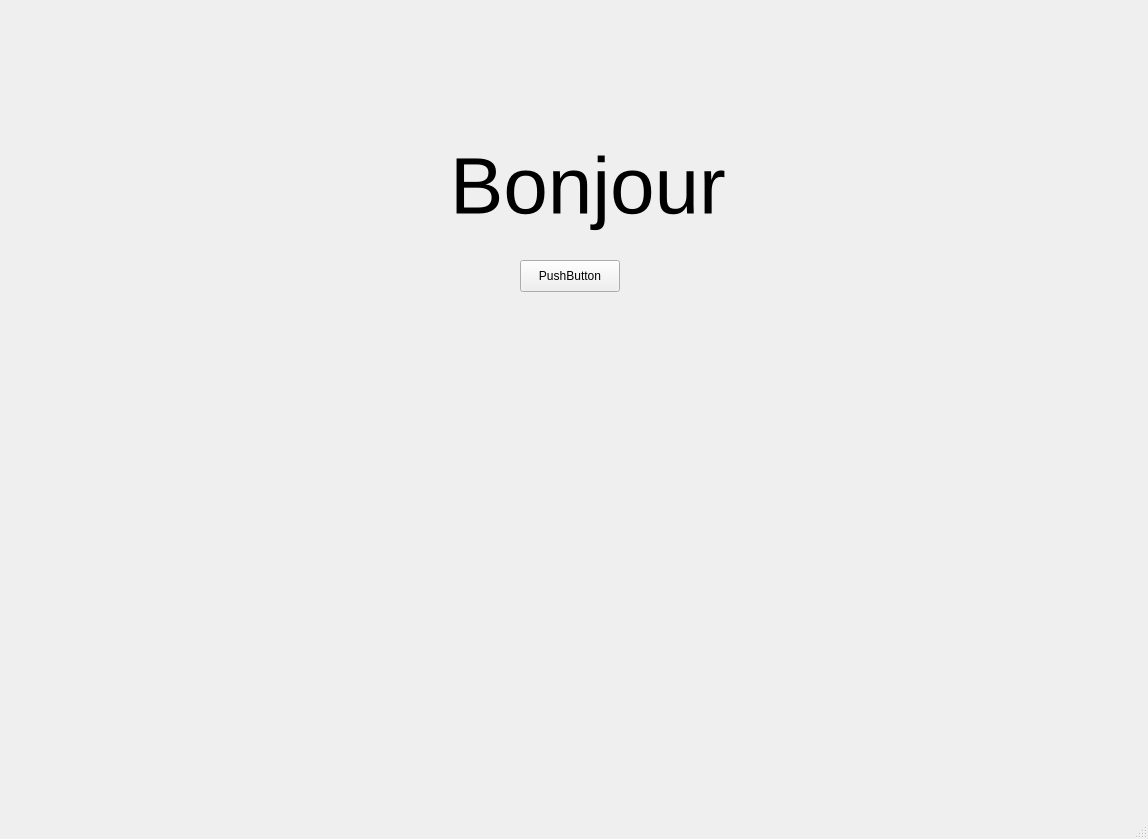
<?xml version="1.0" encoding="UTF-8"?>
<ui version="4.0">
 <class>MainWindow</class>
 <widget class="QMainWindow" name="MainWindow">
  <property name="geometry">
   <rect>
    <x>0</x>
    <y>0</y>
    <width>1148</width>
    <height>839</height>
   </rect>
  </property>
  <property name="windowTitle">
   <string>MainWindow</string>
  </property>
  <widget class="QWidget" name="centralwidget">
   <widget class="QPushButton" name="pushButton">
    <property name="geometry">
     <rect>
      <x>520</x>
      <y>260</y>
      <width>100</width>
      <height>32</height>
     </rect>
    </property>
    <property name="text">
     <string>PushButton</string>
    </property>
   </widget>
   <widget class="QLabel" name="label">
    <property name="geometry">
     <rect>
      <x>450</x>
      <y>130</y>
      <width>431</width>
      <height>111</height>
     </rect>
    </property>
    <property name="font">
     <font>
      <pointsize>60</pointsize>
     </font>
    </property>
    <property name="text">
     <string>Bonjour</string>
    </property>
   </widget>
  </widget>
  <widget class="QMenuBar" name="menubar">
   <property name="geometry">
    <rect>
     <x>0</x>
     <y>0</y>
     <width>1148</width>
     <height>24</height>
    </rect>
   </property>
  </widget>
  <widget class="QStatusBar" name="statusbar"/>
 </widget>
 <resources/>
 <connections/>
</ui>
